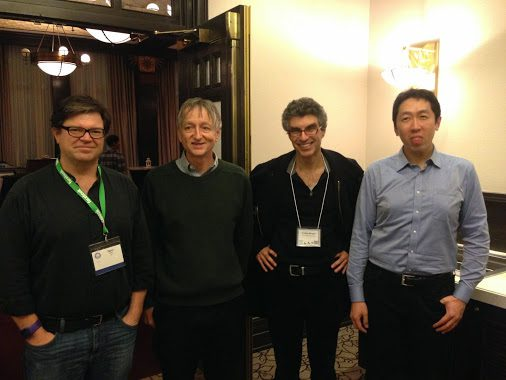
//> input picture Labs/01/DL_gurus.jpg, 506 x 380 px
$ ./lab01_task06 DL_gurus.jpg   (built with g++ and OpenCV 4)
//> lines starting //> are read from the running program, lines starting //| are printed output that depends on the picture
//> further down, img is the input picture: 380 rows x 506 cols, CV_8UC3; mean B, G, R 66.4, 80.3, 89
#include </usr/local/include/opencv4/opencv2/highgui.hpp>

cv::Mat rotateImg(cv::Mat img, float theta)
{
//> called with theta = 0.785
    cv::Mat rotImg(img.size(), img.type());

    float rotMat[3][3];
    for (int i = 0; i < 3; i++)
        for (int j = 0; j < 3; j++)
            rotMat[i][j] = 0;

    rotMat[0][0] = cosf(theta);
    rotMat[1][1] = rotMat[0][0];
    rotMat[0][1] = sinf(theta);
    rotMat[1][0] = -rotMat[0][1];
    rotMat[2][2] = 1;

    int count = 0;
    for (int y = 0; y < img.rows; y++)
    {
        for (int x = 0; x < img.cols; x++)
        {
            int xp = (int) (rotMat[0][0]*(float)x + rotMat[0][1]*(float)y + rotMat[0][2]);
            int yp = (int) (rotMat[1][0]*(float)x + rotMat[1][1]*(float)y + rotMat[1][2]);
            if ((xp < img.rows) && (yp < img.cols) && (xp >= 0) && (yp >= 0))
            {
                rotImg.at<cv::Vec3b>(xp,yp) = img.at<cv::Vec3b>(x,y);
                count++;
            }
        }

    }
//> this loop made 380 passes
//> count on passes 1 to 3: 2, 5, 9
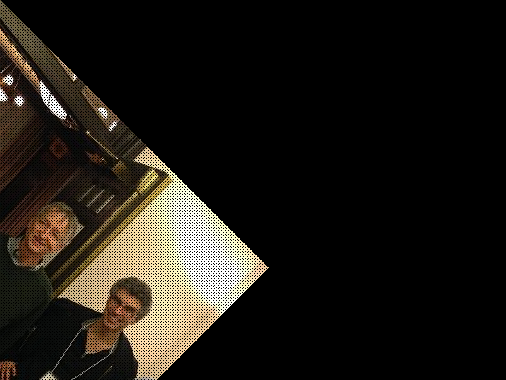
//> rotImg: 380 rows x 506 cols, CV_8UC3; mean B, G, R 21.9, 27.7, 31.4
//> after the loop, count = 60338


    return rotImg;
}

int main(int argc, char** argv)
{
	cv::Mat img = cv::imread(argv[1]);

    if (img.channels() == 3)
    {
        cv::Mat rotatedImg = rotateImg(img, 3.14/4);
        cv::imshow("RotatedIMG", rotatedImg);
    }

	cv::waitKey(0);
	return 0;
}
